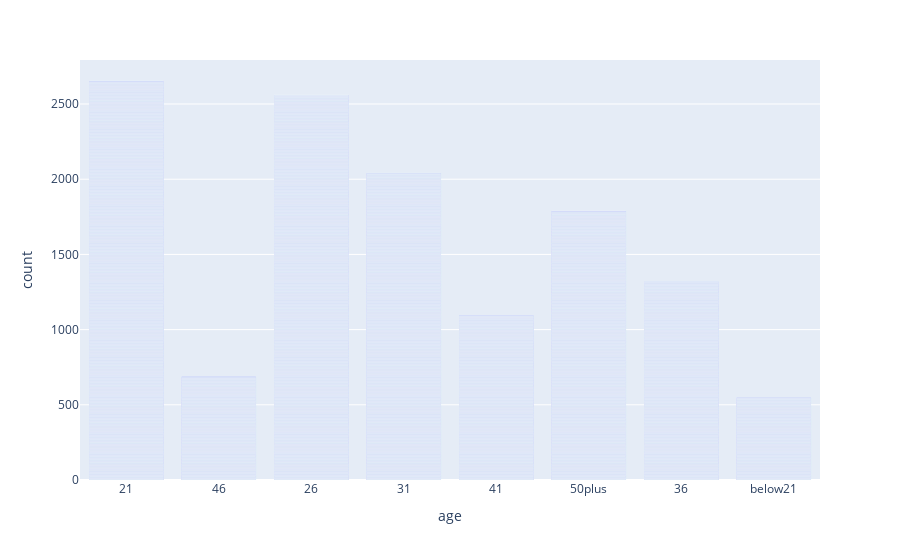

Write notebook code for a chart like this one.
### Code cell
px.bar(data, x='age')

### Figure 1 — Plotly figure (JSON) as saved in the notebook; plotly's stock layout.template omitted (floating-point values rounded to 4 significant figures; data arrays with more than 128 entries replaced by an {"elided": "..."} marker saying what was removed)
{"data": [{"alignmentgroup": "True", "hovertemplate": "age=%{x}<br>count=%{y}<extra></extra>", "legendgroup": "", "marker": {"color": "#636efa", "pattern": {"shape": ""}}, "name": "", "offsetgroup": "", "orientation": "v", "showlegend": false, "textposition": "auto", "type": "bar", "x": {"elided": "12684 str values"}, "xaxis": "x", "y": {"elided": "12684 int values"}, "yaxis": "y"}], "layout": {"autosize": true, "barmode": "relative", "legend": {"tracegroupgap": 0}, "margin": {"t": 60}, "xaxis": {"anchor": "y", "autorange": true, "domain": [0, 1], "range": [-0.5, 7.5], "title": {"text": "age"}, "type": "category"}, "yaxis": {"anchor": "x", "autorange": true, "domain": [0, 1], "range": [0, 2793.0], "title": {"text": "count"}, "type": "linear"}}}
